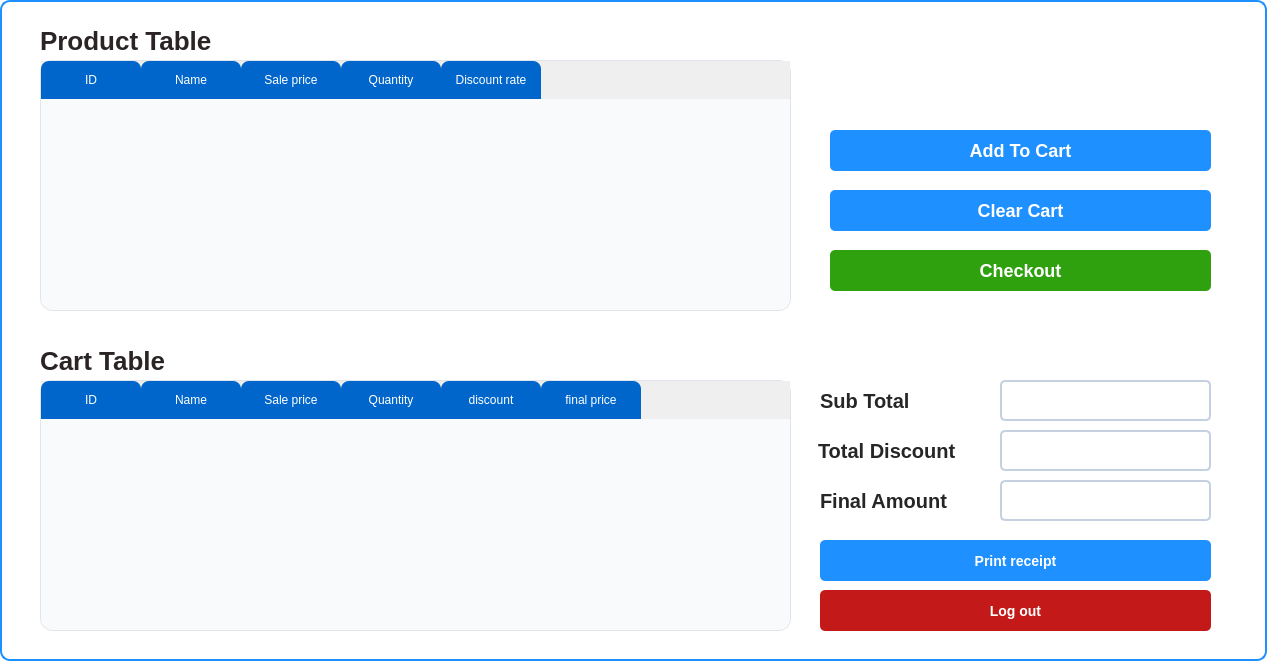
<?xml version="1.0" encoding="UTF-8"?>
<ui version="4.0">
 <class>cashierwindow</class>
 <widget class="QDialog" name="cashierwindow">
  <property name="geometry">
   <rect>
    <x>0</x>
    <y>0</y>
    <width>1267</width>
    <height>661</height>
   </rect>
  </property>
  <property name="windowTitle">
   <string>Dialog</string>
  </property>
  <property name="styleSheet">
   <string notr="true">QDialog {
    background-color: #FFFFFF;
    border-radius: 10px;
    border: 2px solid #1E90FF;
    font-family: Arial, sans-serif;
    color: #333;
}
</string>
  </property>
  <widget class="QTableWidget" name="tableWidget">
   <property name="geometry">
    <rect>
     <x>40</x>
     <y>60</y>
     <width>751</width>
     <height>251</height>
    </rect>
   </property>
   <property name="styleSheet">
    <string notr="true">QTableWidget {
    background-color: #F9FAFB;  /* Light background to contrast with blue */
    border-radius: 12px;
    border: 1px solid #E0E5EC;  /* Light gray border for a clean look */
}

QTableView QHeaderView::section {
    background-color: #0066CC;  /* Darker blue for headers */
    color: white;
    border-top-left-radius: 8px;
    border-top-right-radius: 8px;
    padding: 10px;
}

QTableView QHeaderView::section:checked {
    background-color: #3399FF;  /* Lighter blue when selected */
    color: white;
    border-radius: 8px;
}

QScrollBar:vertical {
    background-color: #F0F4F7;  /* Very light gray for the scrollbar track */
    width: 12px;
    border-radius: 8px;
}

QScrollBar::handle:vertical {
    background-color: #0066CC;  /* Same blue as the header */
    border-radius: 8px;
}

QScrollBar::add-line:vertical,
QScrollBar::sub-line:vertical {
    height: 0px;
}

QTableWidget::item {
    background-color: #FFFFFF;  /* White background for items */
    color: #333333;  /* Dark gray text for readability */
    padding: 10px;
    border-radius: 6px;
}

QTableWidget::item:hover {
    background-color: #E8F2FF;  /* Light blue on hover */
}

QTableWidget::item:selected {
    background-color: #0066CC;  /* Dark blue for selected items */
    color: white;
    border-radius: 6px;
}

QTableWidget::item:selected:focus {
    outline: none;
}

QTableWidget::item:selected:active {
    border-radius: 10px;
}

QTableWidget::item:selected:first {
    border-top-left-radius: 10px;
}

QTableWidget::item:selected:last {
    border-top-right-radius: 10px;
}
</string>
   </property>
   <column>
    <property name="text">
     <string>ID</string>
    </property>
   </column>
   <column>
    <property name="text">
     <string>Name</string>
    </property>
   </column>
   <column>
    <property name="text">
     <string>Sale price</string>
    </property>
   </column>
   <column>
    <property name="text">
     <string>Quantity</string>
    </property>
   </column>
   <column>
    <property name="text">
     <string>Discount rate</string>
    </property>
   </column>
  </widget>
  <widget class="QTableWidget" name="tableWidget_2">
   <property name="geometry">
    <rect>
     <x>40</x>
     <y>380</y>
     <width>751</width>
     <height>251</height>
    </rect>
   </property>
   <property name="styleSheet">
    <string notr="true">QTableWidget {
    background-color: #F9FAFB;  /* Light background to contrast with blue */
    border-radius: 12px;
    border: 1px solid #E0E5EC;  /* Light gray border for a clean look */
}

QTableView QHeaderView::section {
    background-color: #0066CC;  /* Darker blue for headers */
    color: white;
    border-top-left-radius: 8px;
    border-top-right-radius: 8px;
    padding: 10px;
}

QTableView QHeaderView::section:checked {
    background-color: #3399FF;  /* Lighter blue when selected */
    color: white;
    border-radius: 8px;
}

QScrollBar:vertical {
    background-color: #F0F4F7;  /* Very light gray for the scrollbar track */
    width: 12px;
    border-radius: 8px;
}

QScrollBar::handle:vertical {
    background-color: #0066CC;  /* Same blue as the header */
    border-radius: 8px;
}

QScrollBar::add-line:vertical,
QScrollBar::sub-line:vertical {
    height: 0px;
}

QTableWidget::item {
    background-color: #FFFFFF;  /* White background for items */
    color: #333333;  /* Dark gray text for readability */
    padding: 10px;
    border-radius: 6px;
}

QTableWidget::item:hover {
    background-color: #E8F2FF;  /* Light blue on hover */
}

QTableWidget::item:selected {
    background-color: #0066CC;  /* Dark blue for selected items */
    color: white;
    border-radius: 6px;
}

QTableWidget::item:selected:focus {
    outline: none;
}

QTableWidget::item:selected:active {
    border-radius: 10px;
}

QTableWidget::item:selected:first {
    border-top-left-radius: 10px;
}

QTableWidget::item:selected:last {
    border-top-right-radius: 10px;
}
</string>
   </property>
   <column>
    <property name="text">
     <string>ID</string>
    </property>
   </column>
   <column>
    <property name="text">
     <string>Name</string>
    </property>
   </column>
   <column>
    <property name="text">
     <string>Sale price</string>
    </property>
   </column>
   <column>
    <property name="text">
     <string>Quantity</string>
    </property>
   </column>
   <column>
    <property name="text">
     <string>discount</string>
    </property>
   </column>
   <column>
    <property name="text">
     <string>final price</string>
    </property>
   </column>
  </widget>
  <widget class="QLabel" name="label">
   <property name="geometry">
    <rect>
     <x>40</x>
     <y>20</y>
     <width>211</width>
     <height>41</height>
    </rect>
   </property>
   <property name="styleSheet">
    <string notr="true">QLabel {
    color:;
	color: rgb(42, 36, 36);
    font-size: 26px;
    font-weight: bold;
}
</string>
   </property>
   <property name="text">
    <string>Product Table</string>
   </property>
  </widget>
  <widget class="QLabel" name="label_2">
   <property name="geometry">
    <rect>
     <x>40</x>
     <y>340</y>
     <width>211</width>
     <height>41</height>
    </rect>
   </property>
   <property name="styleSheet">
    <string notr="true">QLabel {
    color:;
	color: rgb(42, 36, 36);
    font-size: 26px;
    font-weight: bold;
}
</string>
   </property>
   <property name="text">
    <string>Cart Table</string>
   </property>
  </widget>
  <widget class="QLabel" name="label_3">
   <property name="geometry">
    <rect>
     <x>820</x>
     <y>390</y>
     <width>91</width>
     <height>21</height>
    </rect>
   </property>
   <property name="styleSheet">
    <string notr="true">QLabel {
    color: ;
	color: rgb(38, 38, 38);
    font-size: 20px;
    font-weight: bold;
}
</string>
   </property>
   <property name="text">
    <string>Sub Total</string>
   </property>
  </widget>
  <widget class="QLineEdit" name="lineEdit">
   <property name="geometry">
    <rect>
     <x>1000</x>
     <y>380</y>
     <width>211</width>
     <height>41</height>
    </rect>
   </property>
   <property name="styleSheet">
    <string notr="true">QLineEdit {
    background-color: white;
    border: 2px solid #C5D1E0;
    border-radius: 5px;
    padding: 5px 10px;
    font-size: 14px;
}

QLineEdit:focus {
    border: 2px solid #1E90FF;
    background-color: #FFFFFF;
}
</string>
   </property>
  </widget>
  <widget class="QLabel" name="label_4">
   <property name="geometry">
    <rect>
     <x>818</x>
     <y>440</y>
     <width>141</width>
     <height>21</height>
    </rect>
   </property>
   <property name="styleSheet">
    <string notr="true">QLabel {
    color: ;
	color: rgb(38, 38, 38);
    font-size: 20px;
    font-weight: bold;
}
</string>
   </property>
   <property name="text">
    <string>Total Discount </string>
   </property>
  </widget>
  <widget class="QLineEdit" name="lineEdit_2">
   <property name="geometry">
    <rect>
     <x>1000</x>
     <y>430</y>
     <width>211</width>
     <height>41</height>
    </rect>
   </property>
   <property name="styleSheet">
    <string notr="true">QLineEdit {
    background-color: white;
    border: 2px solid #C5D1E0;
    border-radius: 5px;
    padding: 5px 10px;
    font-size: 14px;
}

QLineEdit:focus {
    border: 2px solid #1E90FF;
    background-color: #FFFFFF;
}
</string>
   </property>
  </widget>
  <widget class="QLabel" name="label_5">
   <property name="geometry">
    <rect>
     <x>820</x>
     <y>490</y>
     <width>131</width>
     <height>21</height>
    </rect>
   </property>
   <property name="styleSheet">
    <string notr="true">QLabel {
    color: ;
	color: rgb(38, 38, 38);
    font-size: 20px;
    font-weight: bold;
}
</string>
   </property>
   <property name="text">
    <string>Final Amount</string>
   </property>
  </widget>
  <widget class="QLineEdit" name="lineEdit_3">
   <property name="geometry">
    <rect>
     <x>1000</x>
     <y>480</y>
     <width>211</width>
     <height>41</height>
    </rect>
   </property>
   <property name="styleSheet">
    <string notr="true">QLineEdit {
    background-color: white;
    border: 2px solid #C5D1E0;
    border-radius: 5px;
    padding: 5px 10px;
    font-size: 14px;
}

QLineEdit:focus {
    border: 2px solid #1E90FF;
    background-color: #FFFFFF;
}
</string>
   </property>
  </widget>
  <widget class="QPushButton" name="pushButton_2">
   <property name="geometry">
    <rect>
     <x>830</x>
     <y>250</y>
     <width>381</width>
     <height>41</height>
    </rect>
   </property>
   <property name="styleSheet">
    <string notr="true">QPushButton {
    background-color:rgb(47, 161, 15) ;
	color: rgb(4, 218, 65);
    color: white;
    border-radius: 5px;
    border: none;
    padding: 8px 16px;
    font-size: 18px;
	font-weight: bold;
}

QPushButton:hover {
    background-color: #4682B4;
}

QPushButton:pressed {
    background-color: #4169E1;
}
</string>
   </property>
   <property name="text">
    <string>Checkout</string>
   </property>
  </widget>
  <widget class="QPushButton" name="pushButton_3">
   <property name="geometry">
    <rect>
     <x>830</x>
     <y>190</y>
     <width>381</width>
     <height>41</height>
    </rect>
   </property>
   <property name="styleSheet">
    <string notr="true">QPushButton {
    background-color: #1E90FF;
    color: white;
    border-radius: 5px;
    border: none;
    padding: 8px 16px;
    font-size: 18px;
	font-weight: bold;
}

QPushButton:hover {
    background-color: #4682B4;
}

QPushButton:pressed {
    background-color: #4169E1;
}
</string>
   </property>
   <property name="text">
    <string>Clear Cart</string>
   </property>
  </widget>
  <widget class="QPushButton" name="pushButton_4">
   <property name="geometry">
    <rect>
     <x>820</x>
     <y>540</y>
     <width>391</width>
     <height>41</height>
    </rect>
   </property>
   <property name="styleSheet">
    <string notr="true">QPushButton {
    background-color:rgb(30, 144, 255) ;
	color: rgb(4, 218, 65);
    color: white;
    border-radius: 5px;
    border: none;
    padding: 8px 16px;
    font-size: 14px;
	font-weight: bold;
}

QPushButton:hover {
    background-color: #4682B4;
}

QPushButton:pressed {
    background-color: #4169E1;
}
</string>
   </property>
   <property name="text">
    <string>Print receipt</string>
   </property>
  </widget>
  <widget class="QPushButton" name="pushButton_5">
   <property name="geometry">
    <rect>
     <x>820</x>
     <y>590</y>
     <width>391</width>
     <height>41</height>
    </rect>
   </property>
   <property name="styleSheet">
    <string notr="true">QPushButton {
    background-color: rgb(195, 25, 25);
    color: white;
    border-radius: 5px;
    border: none;
    padding: 8px 16px;
    font-size: 14px;
	font-weight: bold;
}

QPushButton:hover {
    background-color: #4682B4;
}

QPushButton:pressed {
    background-color: #4169E1;
}
</string>
   </property>
   <property name="text">
    <string>Log out</string>
   </property>
  </widget>
  <widget class="QPushButton" name="pushButton">
   <property name="geometry">
    <rect>
     <x>830</x>
     <y>130</y>
     <width>381</width>
     <height>41</height>
    </rect>
   </property>
   <property name="styleSheet">
    <string notr="true">QPushButton {
    background-color: #1E90FF;
    color: white;
    border-radius: 5px;
    border: none;
    padding: 8px 16px;
    font-size: 18px;
	font-weight: bold;
}

QPushButton:hover {
    background-color: #4682B4;
}

QPushButton:pressed {
    background-color: #4169E1;
}
</string>
   </property>
   <property name="text">
    <string>Add To Cart</string>
   </property>
  </widget>
  <widget class="QLabel" name="label_6">
   <property name="geometry">
    <rect>
     <x>840</x>
     <y>60</y>
     <width>371</width>
     <height>41</height>
    </rect>
   </property>
   <property name="styleSheet">
    <string notr="true">QLabel {
    color:;
	color: rgb(42, 36, 36);
    font-size: 26px;
    font-weight: bold;
}
</string>
   </property>
   <property name="text">
    <string/>
   </property>
  </widget>
  <zorder>label</zorder>
  <zorder>label_2</zorder>
  <zorder>label_3</zorder>
  <zorder>lineEdit</zorder>
  <zorder>label_4</zorder>
  <zorder>lineEdit_2</zorder>
  <zorder>label_5</zorder>
  <zorder>lineEdit_3</zorder>
  <zorder>pushButton_2</zorder>
  <zorder>pushButton_3</zorder>
  <zorder>pushButton_4</zorder>
  <zorder>pushButton_5</zorder>
  <zorder>pushButton</zorder>
  <zorder>tableWidget</zorder>
  <zorder>tableWidget_2</zorder>
  <zorder>label_6</zorder>
 </widget>
 <resources/>
 <connections/>
</ui>
